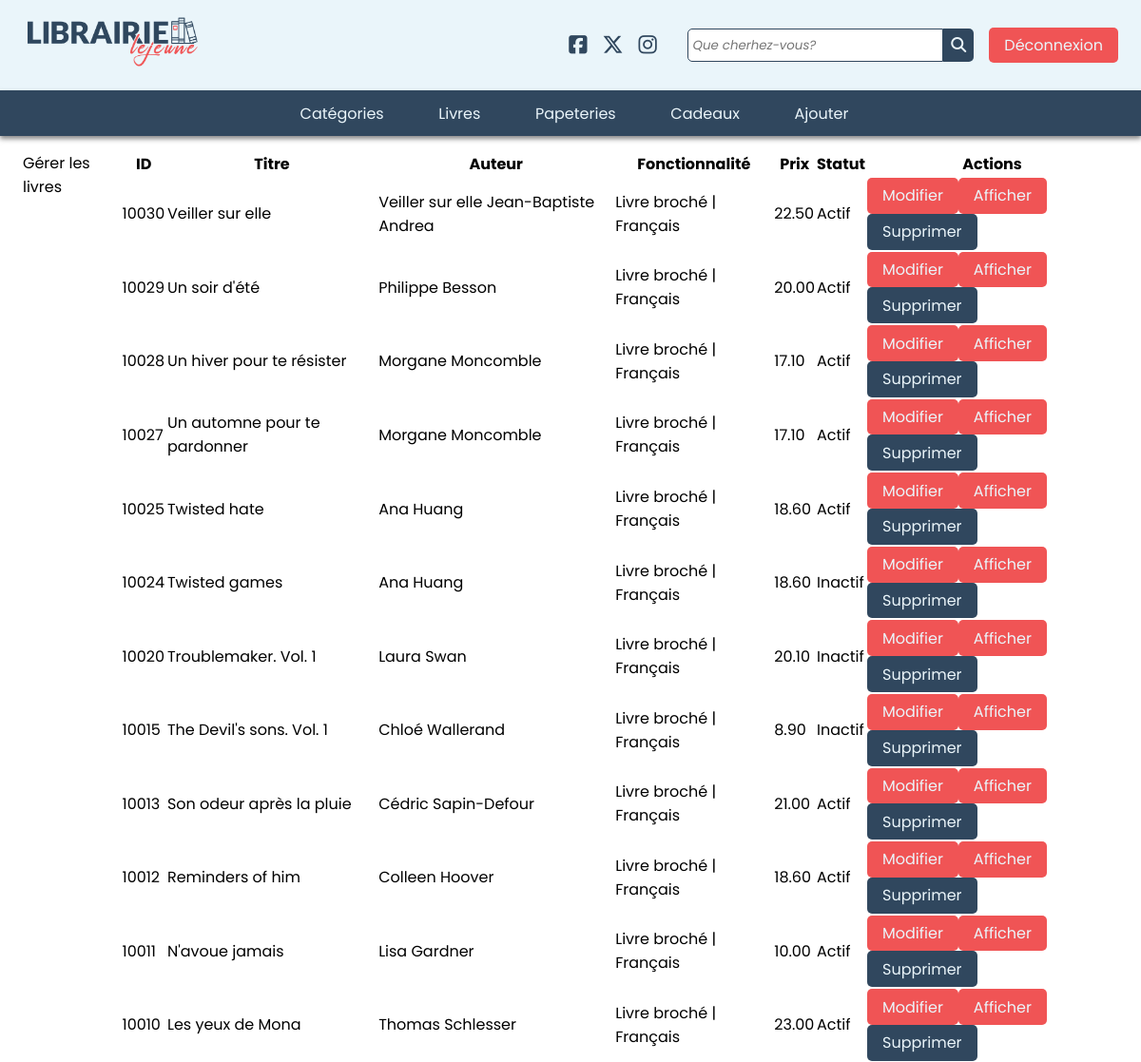
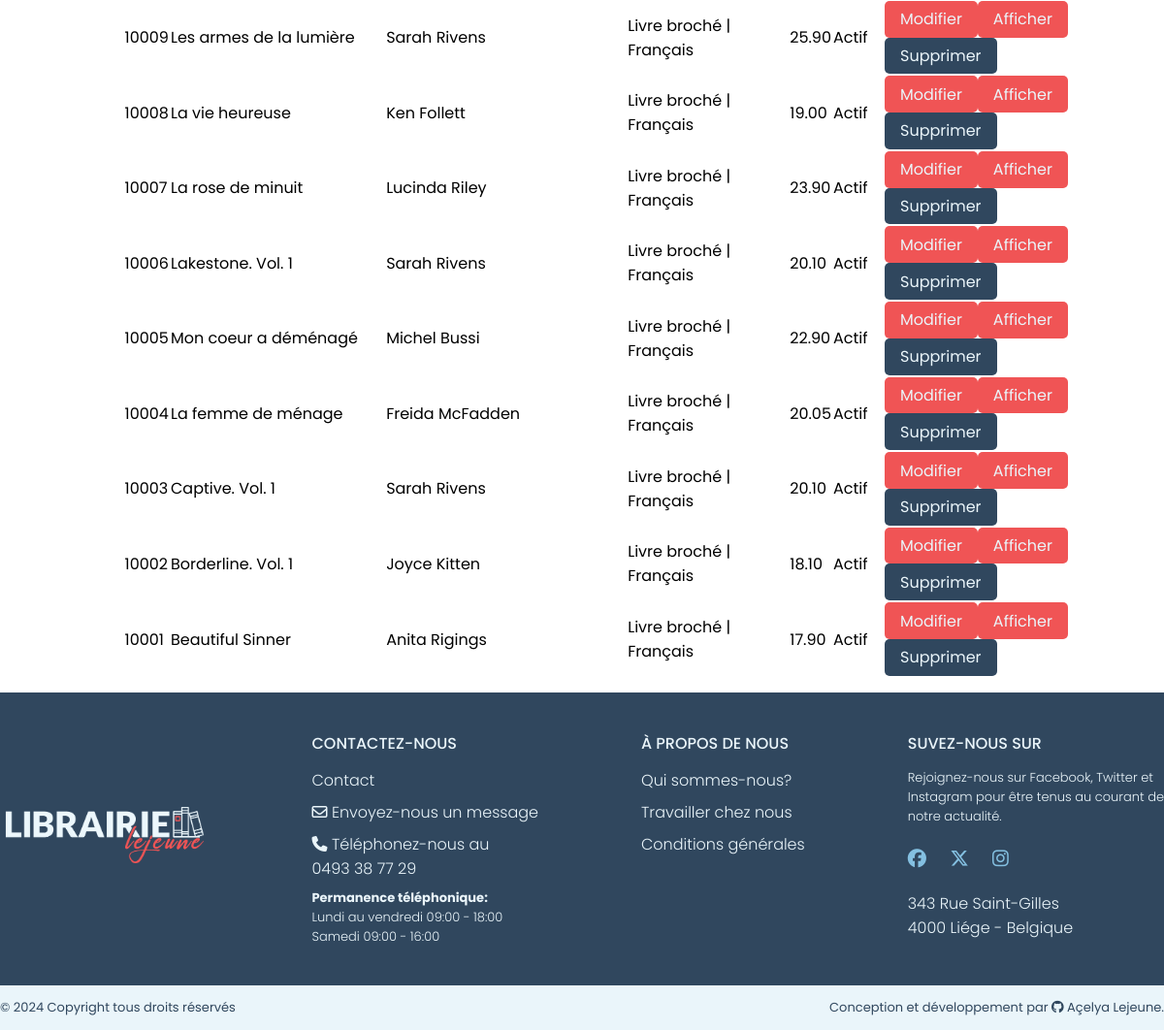
Page /admin/manager-livre.php (signed in) on the committed database (2 pictures, top to bottom).
### tables this page shows
CREATE TABLE `livres` (
  `idLivre` int NOT NULL AUTO_INCREMENT,
  `image_url` varchar(250) DEFAULT NULL,
  `title` varchar(100) DEFAULT NULL,
  `writer` varchar(45) DEFAULT NULL,
  `feature` varchar(100) DEFAULT NULL,
  `content` longtext,
  `price` decimal(5,2) NOT NULL,
  `active` tinyint unsigned DEFAULT '1',
  `idCategory` int NOT NULL DEFAULT '1',
  PRIMARY KEY (`idLivre`),
  UNIQUE KEY `idLivre_UNIQUE` (`idLivre`)
);

### admin/app/functions/fct-db.php (called while the page is built, shortened)
<?php
function getAllLivresDB($conn, $active = '%')
{
    try {
        $req = $conn->prepare("SELECT * FROM livres WHERE active LIKE :active ORDER BY idLivre DESC");
        $req->bindParam(':active', $active);
        $req->execute();
        $resultat = $req->fetchall(PDO::FETCH_ASSOC);
        return $resultat;
    } catch (PDOException $e) {
        (DEBUG) ? $st = 'Error : ' . $e->getMessage() : $st = "Error in : getAllLivresDB() function";
        return $st;
    }
}

### admin/app/functions/fct-ui.php (the view, shortened to what this page needs)
<?php
function displayHeadSection($title = APP_NAME)
{
    $head = '
    <meta charset="UTF-8">
    <meta name="viewport" content="width=device-width, initial-scale=1.0">
    <meta name="description" content="Découvrez Librairie Lejeune pour des livres, fournitures de papeterie et cadeaux uniques. Parcourez notre sélection dès aujourd\'hui!">
    <link rel="stylesheet" href="/css/styles.css">
    <link rel="preconnect" href="https://fonts.googleapis.com">
    <link rel="preconnect" href="https://fonts.gstatic.com" crossorigin>
    <link href="https://fonts.googleapis.com/css2?family=Chelsea+Market&family=Great+Vibes&family=Poppins:ital,wght@0,100;0,200;0,300;0,400;0,500;0,600;0,700;0,800;0,900;1,100;1,200;1,300;1,400;1,500;1,600;1,700;1,800;1,900&display=swap" rel="stylesheet">
    <title>' . $title . '</title>
    ';
    echo $head;
}
function displayNavigation()
{
    $navigation = '';
    if ($_SESSION['IDENTIFY']) {
        $navigation .= '
        <nav class="navbar">
        <div class="navbar-container container">
            <a href="../public/index.html">
                <img src="../assets/logo/librairie-lejeune.png" class="navbar-brand-img" alt="Librairie Lejeune Logo">
            </a>
            <div class="d-flex">
                <ul class="social-nav">
                    <li class="social-item">
                        <a class="social-link" href="https://www.facebook.com/">
                            <i class="fa-brands fa-square-facebook fa-lg"></i>
                        </a>
                    </li>
                    <li class="social-item">
                        <a class="social-link" href="https://twitter.com/">
                            <i class="fa-brands fa-x-twitter fa-lg"></i>
                        </a>
                    </li>
                    <li class="social-item">
                        <a class="social-link" href="https://www.instagram.com">
                            <i class="fa-brands fa-instagram fa-lg"></i>
                        </a>
                    </li>
                </ul>
                <form class="search" role="search">
                    <div class="search-group">
                        <input class="form-control" type="search" placeholder="Que cherhez-vous?" aria-label="Search">
                        <button class="btn-search" type="submit"><i class="fa-solid fa-magnifying-glass"></i></button>
                    </div>
                </form>
                <a href="logoff.php" class="btn-primary">Déconnexion</a>
            </div>
        </div>
    </nav>
    <div class="navbar-menu">
        <ul class="navbar-nav">
            <li class="nav-item">
                <a class="nav-link" href="../admin/manager.php">Catégories</a>
            </li>
            <li class="nav-item">
                <a class="nav-link" href="../admin/manager-livre.php">Livres</a>
            </li>
            <li class="nav-item">
            <a class="nav-link" href="../admin/manager-papeterie.php">Papeteries</a>
            </li>
            <li class="nav-item">
                <a class="nav-link" href="../admin/manager-cadeau.php">Cadeaux</a>
            </li>
            <li class="nav-item">
                <a class="nav-link" href="../admin/manager.php">Ajouter</a>
            </li>
        </ul>
    </div>
        ';
    }
    echo $navigation;
}
function displayLivresAsTable($livres)
{
    echo '<table>';
    echo '<tr>';
    echo '<th>ID</th>';
    echo '<th>Titre</th>';
    echo '<th>Auteur</th>';
    echo '<th>Fonctionnalité</th>';
    echo '<th>Prix</th>';
    echo '<th>Statut</th>';
    echo '<th>Actions</th>';
    echo '</tr>';
    foreach ($livres as $livre) {
        echo '<tr>';
        echo '<td>' . $livre['idLivre'] . '</td>';
        echo '<td>' . html_entity_decode($livre['title']) . '</td>';
        echo '<td>' . html_entity_decode($livre['writer']) . '</td>';
        echo '<td>' . html_entity_decode($livre['feature']) . '</td>';
        echo '<td>' .html_entity_decode($livre['price']) . '</td>';
        echo '<td>' . ($livre['active'] ? 'Actif' : 'Inactif') . '</td>';
        echo '<td>';
        echo '<button class="btn-primary" onclick="modifierLivre(' . $livre['idLivre'] . ')">Modifier</button>';
        echo '<button class="btn-primary" onclick="afficherLivre(' . $livre['idLivre'] . ')">Afficher</button>';
        echo '<button class="btn-secondary" onclick="supprimerLivre(' . $livre['idLivre'] . ')">Supprimer</button>';
        echo '</td>';
        echo '</tr>';
    }
    echo '</table>';
}

### admin/manager-livre.php (shortened to what this page needs)
<?php
require_once('settings.php');
$result = null;
$execute = false;
if (!is_object($conn)) {
    $msg = getMessage($conn, 'error');
} else {
    $result = getAllLivresDB($conn);
    if (is_array($result) && !empty($result)) {
        $execute = true;
    } else {
        $msg = getMessage('Il n\'y a pas de livre à afficher actuellement', 'error');
    }
}
?>
<!DOCTYPE html>
<html lang="fr">
<head>
    <?php
    displayHeadSection('Gestion des livres');
    ?>
</head>
<body>
    <header>
        <?php displayNavigation(); ?>
    </header>
    <div class="container">
        <h2 class="title">Gérer les livres</h2>
        <div id="content">
            <?php
            if ($execute) {
                displayLivresAsTable($result);
            }
            ?>
        </div>
    </div>
    <footer>
        <div data-include="footer"></div>
    </footer>
</body>
</html>

### css/styles.css (style rules this page uses)
.btn-primary { background-color:#f05455;text-align:center;border-radius:5px;padding:0.4rem 1rem;color:#eaf5fa;z-index:1000;cursor:pointer }
.btn-secondary { background-color:#30475e;text-align:center;border-radius:5px;padding:0.4rem 1rem;color:#eaf5fa;z-index:1000;cursor:pointer }
body,h1,h2,h3,h4,h5,h6,p,blockquote,pre,a,abbr,code,em,img,small,strong,sub,sup,button,input,select,textarea { margin:0;padding:0;border:0;font-size:100%;font:inherit;vertical-align:baseline }
article,aside,details,figcaption,figure,footer,header,hgroup,main,menu,nav,section,summary { display:block }
a { text-decoration:none;color:inherit }
ul,ol { list-style:none }
table { border-collapse:collapse;border-spacing:0 }
* { box-sizing:border-box }
html,body { font-family:"Poppins", sans-serif }
.container { max-width:1400px;margin:0 auto;padding:1em 1.5em;width:100%;display:flex }
.navbar { background-color:#eaf5fa }
.navbar-container { width:100%;display:flex;justify-content:space-between;align-items:center }
.d-flex { display:flex;align-items:center;gap:1rem }
.navbar-brand-img { height:3.5em }
.social-nav { display:flex;flex-direction:row }
.social-nav .social-item { margin-right:1rem;font-size:1.1em;color:#30475e }
.search-group { display:flex;align-items:stretch }
.search-group input[type="search"] { border:1px solid #30475e;border-top-left-radius:5px;border-bottom-left-radius:5px;font-size:smaller;font-style:italic;padding:0.3rem;flex:1 }
.search-group .btn-search { background-color:#30475e;border-top-right-radius:5px;border-bottom-right-radius:5px;color:#eaf5fa;padding:0.3rem 0.5rem;cursor:pointer }
.navbar-menu { background-color:#30475e;display:flex;justify-content:center;align-items:center;height:3em;z-index:1000;box-shadow:0px 3px 5px 0px rgba(71,71,71,0.66);-webkit-box-shadow:0px 3px 5px 0px rgba(71,71,71,0.66);-moz-box-shadow:0px 3px 5px 0px rgba(71,71,71,0.66) }
.navbar-nav { display:flex;flex-direction:row;justify-content:center;align-items:center }
.navbar-nav .nav-item { margin-right:2em }
.navbar-nav .nav-item .nav-link { color:#eaf5fa;padding:0.8em }

### rows in the picture
livres: idLivre "10030", title "Veiller sur elle", writer "Veiller sur elle Jean-Baptiste Andrea", feature "Livre broché | Français", price "22.50", active "Actif"
livres: idLivre "10029", title "Un soir d'été", writer "Philippe Besson", feature "Livre broché | Français", price "20.00", active "Actif"
livres: idLivre "10028", title "Un hiver pour te résister", writer "Morgane Moncomble", feature "Livre broché | Français", price "17.10", active "Actif"
livres: idLivre "10027", title "Un automne pour te pardonner", writer "Morgane Moncomble", feature "Livre broché | Français", price "17.10", active "Actif"
livres: idLivre "10025", title "Twisted hate", writer "Ana Huang", feature "Livre broché | Français", price "18.60", active "Actif"
livres: idLivre "10024", title "Twisted games", writer "Ana Huang", feature "Livre broché | Français", price "18.60", active "Inactif"
livres: idLivre "10020", title "Troublemaker. Vol. 1", writer "Laura Swan", feature "Livre broché | Français", price "20.10", active "Inactif"
livres: idLivre "10015", title "The Devil's sons. Vol. 1", writer "Chloé Wallerand", feature "Livre broché | Français", price "8.90", active "Inactif"
livres: idLivre "10013", title "Son odeur après la pluie", writer "Cédric Sapin-Defour", feature "Livre broché | Français", price "21.00", active "Actif"
livres: idLivre "10012", title "Reminders of him", writer "Colleen Hoover", feature "Livre broché | Français", price "18.60", active "Actif"
livres: idLivre "10011", title "N'avoue jamais", writer "Lisa Gardner", feature "Livre broché | Français", price "10.00", active "Actif"
livres: idLivre "10010", title "Les yeux de Mona", writer "Thomas Schlesser", feature "Livre broché | Français", price "23.00", active "Actif"
livres: idLivre "10009", title "Les armes de la lumière", writer "Sarah Rivens", feature "Livre broché | Français", price "25.90", active "Actif"
livres: idLivre "10008", title "La vie heureuse", writer "Ken Follett", feature "Livre broché | Français", price "19.00", active "Actif"
livres: idLivre "10007", title "La rose de minuit", writer "Lucinda Riley", feature "Livre broché | Français", price "23.90", active "Actif"
livres: idLivre "10006", title "Lakestone. Vol. 1", writer "Sarah Rivens", feature "Livre broché | Français", price "20.10", active "Actif"
livres: idLivre "10005", title "Mon coeur a déménagé", writer "Michel Bussi", feature "Livre broché | Français", price "22.90", active "Actif"
livres: idLivre "10004", title "La femme de ménage", writer "Freida McFadden", feature "Livre broché | Français", price "20.05", active "Actif"
livres: idLivre "10003", title "Captive. Vol. 1", writer "Sarah Rivens", feature "Livre broché | Français", price "20.10", active "Actif"
livres: idLivre "10002", title "Borderline. Vol. 1", writer "Joyce Kitten", feature "Livre broché | Français", price "18.10", active "Actif"
livres: idLivre "10001", title "Beautiful Sinner", writer "Anita Rigings", feature "Livre broché | Français", price "17.90", active "Actif"
